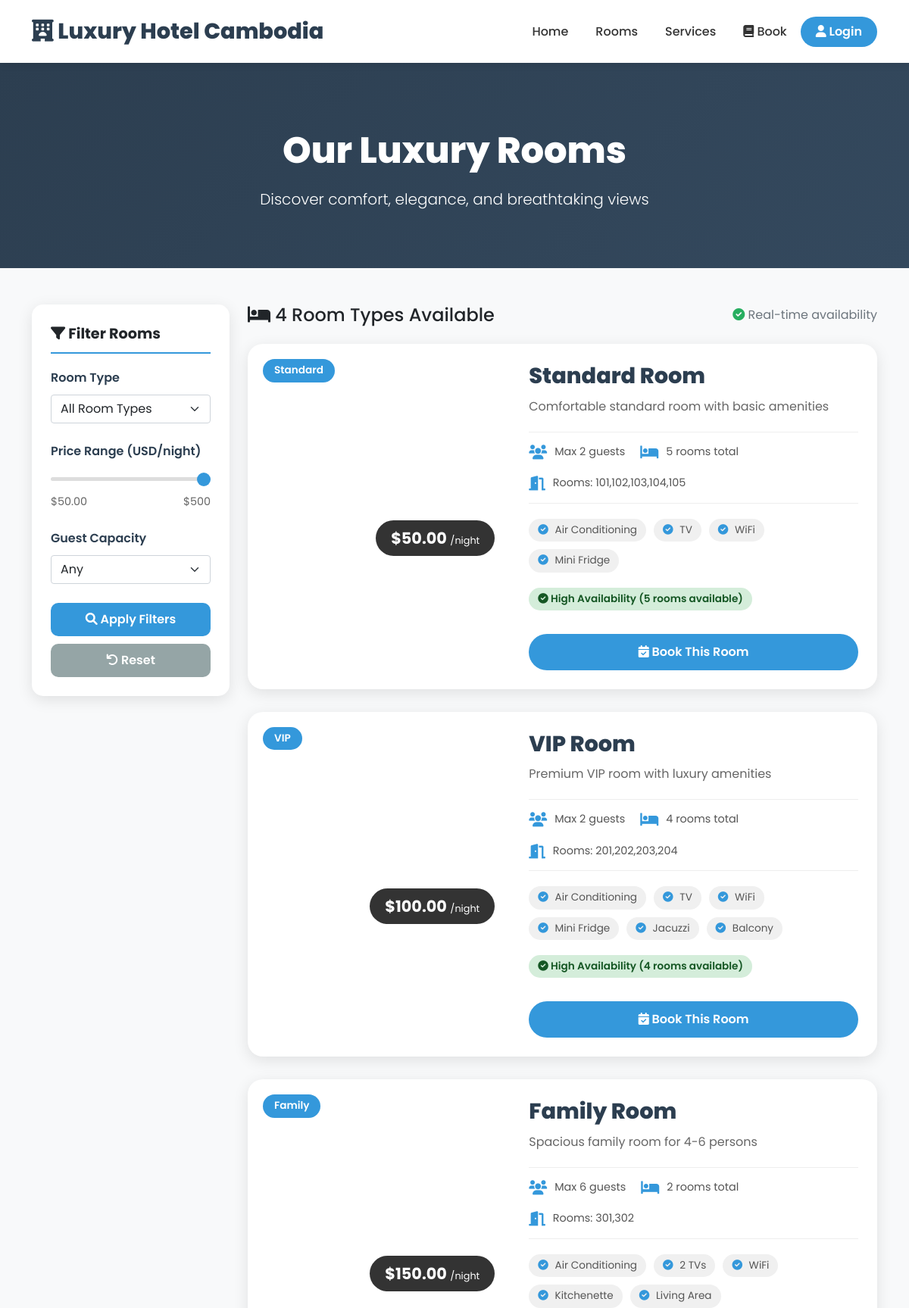
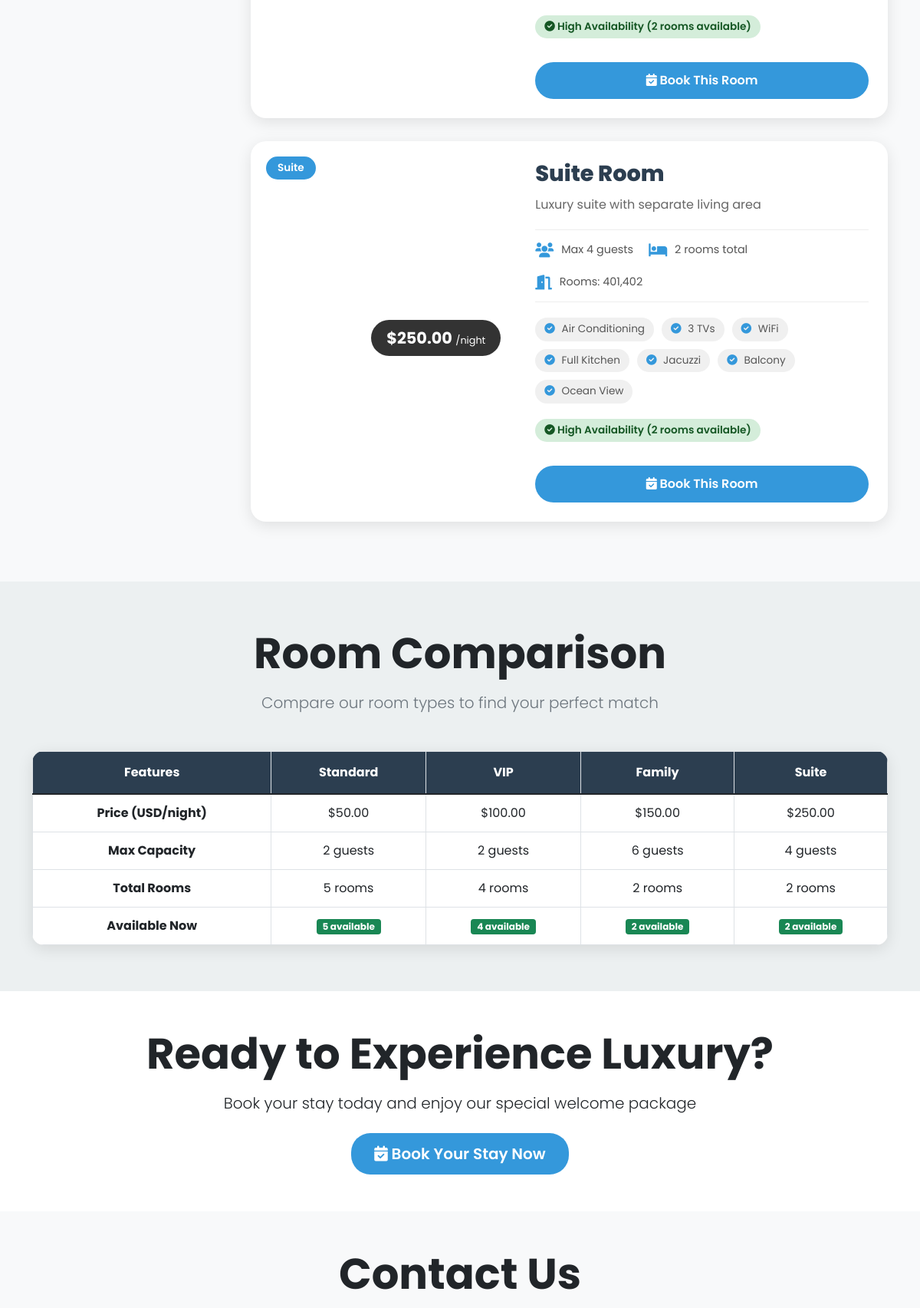
Screenshot of /guest_rooms.php (upper part) with the database file from the repository (2 pictures, top to bottom).
### tables this page shows
CREATE TABLE room_types (
    id INT PRIMARY KEY AUTO_INCREMENT,
    type_name VARCHAR(50) NOT NULL,
    description TEXT,
    price_usd DECIMAL(10,2),
    price_khr DECIMAL(15,2),
    capacity INT DEFAULT 2,
    amenities TEXT,
    status ENUM('active', 'inactive') DEFAULT 'active'
);

### guest_rooms.php (the view, shortened to what this page needs)
<?php
require_once 'config/database.php';
$max_price = isset($_GET['max_price']) ? (float)$_GET['max_price'] : 500;
$conditions = ["rt.status = 'active'"];
$params = [];
$where_clause = implode(" AND ", $conditions);
$query = "
    SELECT
        rt.*,
        COUNT(DISTINCT r.id) as total_rooms,
        SUM(CASE WHEN r.status = 'available' THEN 1 ELSE 0 END) as available_count,
        GROUP_CONCAT(DISTINCT r.room_number ORDER BY r.room_number) as room_numbers
    FROM room_types rt
    LEFT JOIN rooms r ON rt.id = r.room_type_id
    WHERE $where_clause
    GROUP BY rt.id
    ORDER BY rt.price_usd ASC
";
$stmt = $pdo->prepare($query);
$stmt->execute($params);
$room_types = $stmt->fetchAll(PDO::FETCH_ASSOC);
$stmt = $pdo->query("SELECT MIN(price_usd) as min_price, MAX(price_usd) as max_price FROM room_types WHERE status = 'active'");
$price_range = $stmt->fetch();
$min_available_price = $price_range['min_price'] ?? 0;
$max_available_price = $price_range['max_price'] ?? 500;
?>
<!DOCTYPE html>
<html lang="en">
<head>
    <link href="https://cdn.jsdelivr.net/npm/bootstrap@5.1.3/dist/css/bootstrap.min.css" rel="stylesheet">
    <link rel="stylesheet" href="https://cdnjs.cloudflare.com/ajax/libs/font-awesome/6.0.0/css/all.min.css">
    <link href="https://unpkg.com/aos@2.3.1/dist/aos.css" rel="stylesheet">
</head>
<body>
<nav class="navbar navbar-expand-lg fixed-top">
    <div class="container">
        <a class="navbar-brand" href="index.php">
            <i class="fas fa-hotel"></i> Luxury Hotel Cambodia
        </a>
        <div class="collapse navbar-collapse" id="navbarNav">
            <ul class="navbar-nav ms-auto">
                <li class="nav-item">
                    <a class="nav-link" href="index.php">Home</a>
                </li>
                <li class="nav-item">
                    <a class="nav-link" href="guest_rooms.php">Rooms</a>
                </li>
                <li class="nav-item">
                    <a class="nav-link" href="services.php">Services</a>
                </li>
                <li class="nav-item">
                    <a class="nav-link" href="guest_booking.php" class="btn btn-primary-custom">
                        <i class="fas fa-book"></i> Book
                    </a>
                </li>
                <li class="nav-item">
                    <a class="btn btn-primary-custom" href="login.php" style="padding: 8px 20px;">
                        <i class="fas fa-user"></i> Login
                    </a>
                </li>
            </ul>
        </div>
    </div>
</nav>
<section class="page-header">
    <div class="container">
        <h1 class="fade-in-up">Our Luxury Rooms</h1>
        <p class="lead fade-in-up">Discover comfort, elegance, and breathtaking views</p>
    </div>
</section>
<div class="container py-5">
    <div class="row">
        <div class="col-lg-3 mb-4">
            <div class="filter-sidebar">
                <div class="filter-title">
                    <i class="fas fa-filter"></i> Filter Rooms
                </div>
                <form method="GET" action="">
                    <div class="filter-group">
                        <div class="filter-label">Room Type</div>
                        <select name="room_type" class="form-select">
                            <option value="">All Room Types</option>
                        </select>
                    </div>
                    <div class="filter-group">
                        <div class="filter-label">Price Range (USD/night)</div>
                        <input type="range" class="price-range" name="max_price" min="<?php echo $min_available_price; ?>" max="<?php echo $max_available_price; ?>" step="10" value="<?php echo $max_price; ?>" oninput="updatePriceValue(this.value)">
                        <div class="price-values">
                            <span>$<?php echo $min_available_price; ?></span>
                            <span>$<span id="priceValue"><?php echo $max_price; ?></span></span>
                        </div>
                    </div>
                    <div class="filter-group">
                        <div class="filter-label">Guest Capacity</div>
                        <select name="capacity" class="form-select">
                            <option value="0">Any</option>
                        </select>
                    </div>
                    <button type="submit" class="btn-filter">
                        <i class="fas fa-search"></i> Apply Filters
                    </button>
                    <button type="button" class="btn-reset" onclick="resetFilters()">
                        <i class="fas fa-undo"></i> Reset
                    </button>
                </form>
            </div>
        </div>
        <div class="col-lg-9">
            <div class="d-flex justify-content-between align-items-center mb-4">
                <h4 class="mb-0">
                    <i class="fas fa-bed"></i>
                    <?php echo count($room_types); ?> Room Types Available
                </h4>
                <div class="text-muted">
                    <i class="fas fa-check-circle" style="color: #27ae60;"></i> Real-time availability
                </div>
            </div>
            <?php if (count($room_types) > 0): ?>
                <?php foreach ($room_types as $room_type):
                    $available_percentage = ($room_type['available_count'] / $room_type['total_rooms']) * 100;
                    $availability_class = $available_percentage >= 50 ? 'availability-high' : ($available_percentage >= 20 ? 'availability-medium' : 'availability-low');
                    $availability_text = $available_percentage >= 50 ? 'High Availability' : ($available_percentage >= 20 ? 'Limited Availability' : 'Few Rooms Left');
                    $amenities_array = explode(',', $room_type['amenities']);
                ?>
                <div class="room-detail-card" data-aos="fade-up">
                    <div class="row g-0">
                        <div class="col-md-5">
                            <div class="room-gallery">
                                <div class="room-main-image" style="background-image: url('<?php
                                    $images = [
                                        'Standard' => 'https://images.unsplash.com/photo-1566665797739-1674de7a421a',
                                        'VIP' => 'https://images.unsplash.com/photo-1578683010236-d716f9a3f461',
                                        'Family' => 'https://images.unsplash.com/photo-1582719478250-c89cae4dc85b',
                                        'Suite' => 'https://images.unsplash.com/photo-1571008887538-b36bb32f4571'
                                    ];
                                    echo $images[$room_type['type_name']] ?? $images['Standard'];
                                ?>?ixlib=rb-1.2.1&auto=format&fit=crop&w=800&q=80');">
                                </div>
                                <div class="room-badge"><?php echo htmlspecialchars($room_type['type_name']); ?></div>
                                <div class="room-price-badge">
                                    $<?php echo number_format($room_type['price_usd'], 2); ?>
                                    <small>/night</small>
                                </div>
                            </div>
                        </div>
                        <div class="col-md-7">
                            <div class="room-content">
                                <h3 class="room-name"><?php echo htmlspecialchars($room_type['type_name']); ?> Room</h3>
                                <p class="room-description"><?php echo htmlspecialchars($room_type['description']); ?></p>
                                <div class="room-specs">
                                    <div class="room-spec">
                                        <i class="fas fa-users"></i>
                                        <span>Max <?php echo $room_type['capacity']; ?> guests</span>
                                    </div>
                                    <div class="room-spec">
                                        <i class="fas fa-bed"></i>
                                        <span><?php echo $room_type['total_rooms']; ?> rooms total</span>
                                    </div>
                                    <div class="room-spec">
                                        <i class="fas fa-door-open"></i>
                                        <span>Rooms: <?php echo $room_type['room_numbers']; ?></span>
                                    </div>
                                </div>
                                <div class="room-amenities">
                                    <?php foreach ($amenities_array as $amenity): ?>
                                        <?php if(trim($amenity)): ?>
                                        <span class="amenity-tag">
                                            <i class="fas fa-check-circle"></i> <?php echo htmlspecialchars(trim($amenity)); ?>
                                        </span>
                                        <?php endif; ?>
                                    <?php endforeach; ?>
                                </div>
                                <div class="room-availability <?php echo $availability_class; ?>">
                                    <i class="fas <?php echo $available_percentage >= 50 ? 'fa-check-circle' : ($available_percentage >= 20 ? 'fa-exclamation-circle' : 'fa-times-circle'); ?>"></i>
                                    <?php echo $availability_text; ?> (<?php echo $room_type['available_count']; ?> rooms available)
                                </div>
                                <form action="guest_booking.php" method="GET" class="mt-3">
                                    <button type="submit" class="btn-book-room" <?php echo $room_type['available_count'] == 0 ? 'disabled' : ''; ?>>
                                        <i class="fas fa-calendar-check"></i>
                                        <?php echo $room_type['available_count'] > 0 ? 'Book This Room' : 'Sold Out'; ?>
                                    </button>
                                </form>
                            </div>
                        </div>
                    </div>
                </div>
                <?php endforeach; ?>
            <?php endif; ?>
        </div>
    </div>
</div>
<section class="comparison-section">
    <div class="container">
        <div class="text-center mb-5">
            <h2 class="display-4 fw-bold mb-3">Room Comparison</h2>
            <p class="lead text-muted">Compare our room types to find your perfect match</p>
        </div>
        <div class="comparison-table table-responsive">
            <table class="table table-bordered">
                <thead>
                    <tr>
                        <th>Features</th>
                        <?php foreach ($room_types as $room_type): ?>
                        <th><?php echo htmlspecialchars($room_type['type_name']); ?></th>
                        <?php endforeach; ?>
                    </tr>
                </thead>
                <tbody>
                    <tr>
                        <td><strong>Price (USD/night)</strong></td>
                        <?php foreach ($room_types as $room_type): ?>
                        <td>$<?php echo number_format($room_type['price_usd'], 2); ?></td>
                        <?php endforeach; ?>
                    </tr>
                    <tr>
                        <td><strong>Max Capacity</strong></td>
                        <?php foreach ($room_types as $room_type): ?>
                        <td><?php echo $room_type['capacity']; ?> guests</td>
                        <?php endforeach; ?>
                    </tr>
                    <tr>
                        <td><strong>Total Rooms</strong></td>
                        <?php foreach ($room_types as $room_type): ?>
                        <td><?php echo $room_type['total_rooms']; ?> rooms</td>
                        <?php endforeach; ?>
                    </tr>
                    <tr>
                        <td><strong>Available Now</strong></td>
                        <?php foreach ($room_types as $room_type): ?>
                        <td>
                            <span class="badge bg-<?php echo $room_type['available_count'] > 0 ? 'success' : 'danger'; ?>">
                                <?php echo $room_type['available_count']; ?> available
                            </span>
                        </td>
                        <?php endforeach; ?>
                    </tr>
                </tbody>
            </table>
        </div>
    </div>
</section>
<section class="py-5 bg-white">
    <div class="container text-center">
        <h2 class="display-4 fw-bold mb-3">Ready to Experience Luxury?</h2>
        <p class="lead mb-4">Book your stay today and enjoy our special welcome package</p>
        <a href="guest_booking.php" class="btn btn-primary-custom btn-lg">
            <i class="fas fa-calendar-check"></i> Book Your Stay Now
        </a>
    </div>
</section>
<section id="contact" class="py-5 bg-light">
    <div class="container">
        <div class="text-center mb-5">
            <h2 class="display-4 fw-bold mb-3">Contact Us</h2>
        </div>
    </div>
</section>
</body>
</html>

### rows the page displays
room_types: type_name "Standard", price_usd "50.00", description "Comfortable standard room with basic amenities", capacity "2", total_rooms "5", room_numbers "101,102,103,104,105", amenities "Air Conditioning", amenities "TV", amenities "WiFi", amenities "Mini Fridge", availability_text "High Availability", available_count "5"
room_types: type_name "VIP", price_usd "100.00", description "Premium VIP room with luxury amenities", capacity "2", total_rooms "4", room_numbers "201,202,203,204", amenities "Air Conditioning", amenities "TV", amenities "WiFi", amenities "Mini Fridge", amenities "Jacuzzi", amenities "Balcony", availability_text "High Availability", available_count "4"
room_types: type_name "Family", price_usd "150.00", description "Spacious family room for 4-6 persons", capacity "6", total_rooms "2", room_numbers "301,302", amenities "Air Conditioning", amenities "2 TVs", amenities "WiFi", amenities "Kitchenette", amenities "Living Area", availability_text "High Availability", available_count "2"
room_types: type_name "Suite", price_usd "250.00", description "Luxury suite with separate living area", capacity "4", total_rooms "2", room_numbers "401,402", amenities "Air Conditioning", amenities "3 TVs", amenities "WiFi", amenities "Full Kitchen", amenities "Jacuzzi", amenities "Balcony", amenities "Ocean View", availability_text "High Availability", available_count "2"

### other values shown
$min_available_price "50.00"
$max_price "500"
count($room_types) "4"
